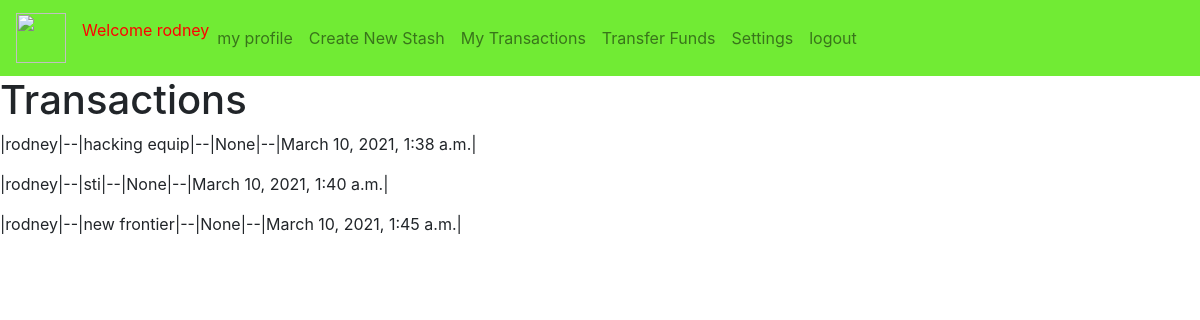
Page /profilee/transactions/ (signed in) on the committed database.
### user_profile/models.py (models this page shows, shortened)
class Transactions(models.Model):
	date = models.DateTimeField(auto_now_add=True)
	name_of_stash = models.CharField(max_length=40, null=True)
	amount_of_stash = models.FloatField(null=True)
	theuser = models.ForeignKey(settings.AUTH_USER_MODEL, on_delete=models.CASCADE, null=True)

### user_profile/views.py (the view)
# urls.py: path('transactions/',views.transactions, name='transactions' ),
@login_required
def transactions(requests):
	context = {'tt': Transactions.objects.filter(theuser=requests.user)}
	return render(requests, 'transactions.html', context)

### user_profile/templates/transactions.html
{% extends "main_page.html" %}
{% block userprofilehome %}
<h1>Transactions</h1>
{% for x in tt %}
<p>
|{{x.theuser}}|--|{{x.name_of_stash}}|--|{{x.amount_of_stash}}|--|{{x.date}}|
</p>
{% endfor %}
{% endblock userprofilehome %}

### mapp/templates/main_page.html (shortened to what this page needs)
{% load static %}
<!doctype html>
<html lang="en">
  <head>
    <link rel="stylesheet" href="https://stackpath.bootstrapcdn.com/bootstrap/4.3.1/css/bootstrap.min.css">
    <link rel="stylesheet" type="text/css" href="{% static 'css/mapp.css' %}">
  </head>
  <body>
  	<div>
  		<nav id='mn' class="navbar navbar-expand-lg navbar-light bg-light">
		  <a class="navbar-brand" href="{% url 'mainpageview'%}"><img src="https://previews.123rf.com/images/photoart23d/photoart23d1808/photoart23d180800252/106536568-letter-b-3d-green-isolated-on-white-with-shadow-orthogonal-projection-3d-rendering.jpg" width="50" height="50" /></a>
		  <div class="collapse navbar-collapse" id="navbarNavAltMarkup">
		    <div class="navbar-nav">
          {%if user.is_authenticated %}
            Welcome {{user.username}}
            <a id='myprofile' class="nav-item nav-link" href="{% url 'profilee'%}">my profile </a>
            <a class="nav-item nav-link" href="{% url 'createstash'%}">Create New Stash</a>
            <a class="nav-item nav-link" href="{% url 'transactions'%}">My Transactions</a>
            <a class="nav-item nav-link" href="{% url 'transfers'%}">Transfer Funds</a>
            <a class="nav-item nav-link" href="{% url 'settingspage'%}">Settings</a>
            <a class="nav-item nav-link" href="{% url 'logout'%}">logout</a>
          {%else%}
  		      <a id='signin' class="nav-item nav-link" href="{% url 'login'%}">Sign in </a>
  		      <a class="nav-item nav-link" href="{% url 'reg'%}">register</a>
            <a class="nav-item nav-link" href="{% url 'contact_us'%}">contact us</a>
            <a class="nav-item nav-link" href="{% url 'about_us'%}">about us</a>
          {%endif%}
		    </div>
  		  </div>
		</nav>
  	</div>
    {% block userprofilehome %}{% endblock userprofilehome %}
  </body>
</html>

### mapp/static/css/mapp.css (style rules this page uses)
.navbar { color: red; background-color: #71eb34 !important; }

### rows in the picture
Transactions: theuser "rodney", name_of_stash "hacking equip", amount_of_stash "None", date "March 10, 2021, 1:38 a.m."
Transactions: theuser "rodney", name_of_stash "sti", amount_of_stash "None", date "March 10, 2021, 1:40 a.m."
Transactions: theuser "rodney", name_of_stash "new frontier", amount_of_stash "None", date "March 10, 2021, 1:45 a.m."

### other values in the picture
{{ user.username }} "rodney"
